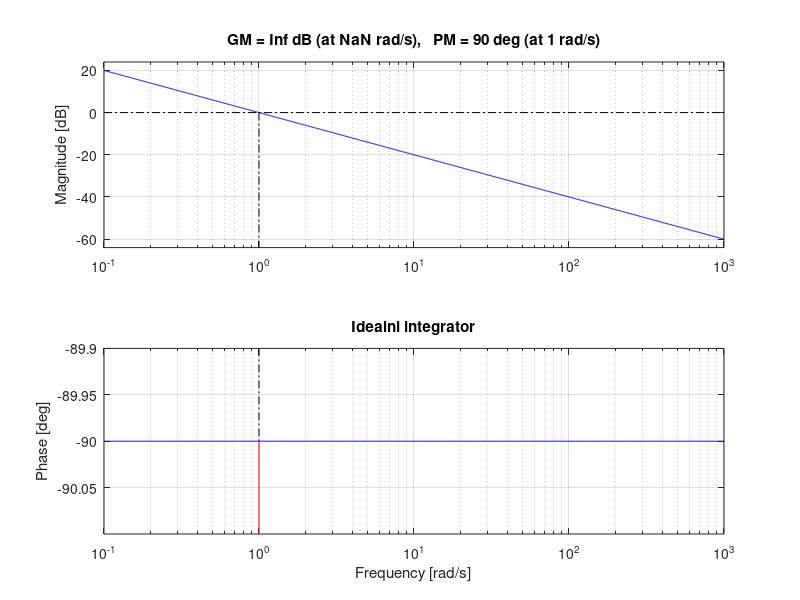
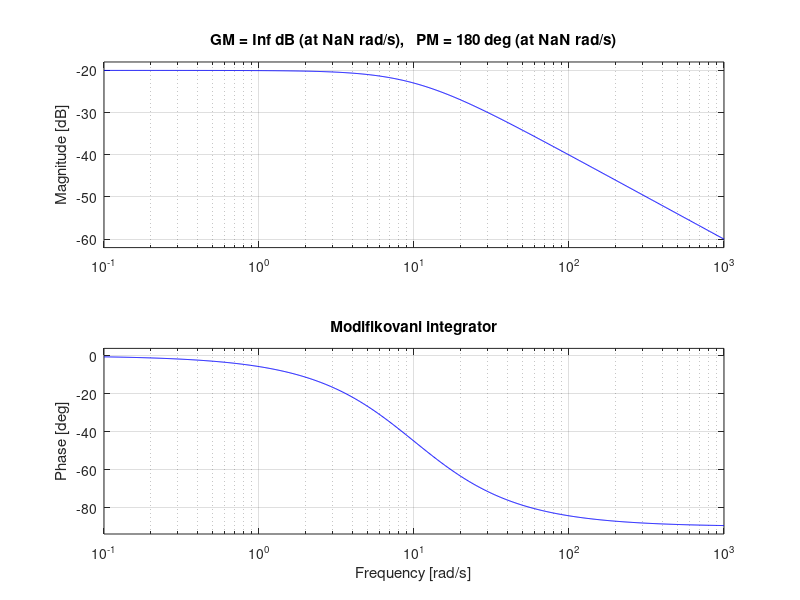

MATLAB code for these plots, in order: (Note: this script raises an error after producing the figures.)
clc;
close all;
clear variables;
%% Parametri
Fs = 2000; % Hz
f = 100; % Hz
A = 1000;
DC = 10;
epsilon = 10;
w = 2*pi*f;
%% Modifikovani integrator
s = tf('s');
G = 1/(s + epsilon);
W = 1/s;

figure;
margin(W)
title("Idealni integrator")

figure;
margin(G)
title("Modifikovani integrator")

freq_rest_at_w = freqresp(G, w);
gain_at_w = abs(freq_rest_at_w);

%% Signal
t = (0:2047) / Fs;

x = A*cos(2*pi*f * t) + 2000 * cos(2*pi*f/2 *t + pi/3);

[y_mod_integ_DC, t] = lsim(G, x + DC, t);
[y_integ_DC, t] = lsim(W, x + DC, t);
[y_integ, t] = lsim(W, x, t);


figure;
sgtitle("Idealna integracija")

subplot(211)
plot(t, x);
xlabel("t [s]")
ylabel("signal [unit]")
title("Ulaz")

subplot(212)
plot(t, y_integ);
xlabel("t [s]")
ylabel("signal [unit]")
title("Izlaz")

figure;
sgtitle("Idealna integracija sa DC ofsetom")

subplot(211)
plot(t, x);
xlabel("t [s]")
ylabel("signal [unit]")
title("Ulaz")

subplot(212)
plot(t, y_integ_DC);
xlabel("t [s]")
ylabel("signal [unit]")
title("Izlaz")

figure;
plot(t, y_integ, t, y_mod_integ_DC)
title("Integracija sa modifikacijom - poredjenje")
xlabel("t [s]")
ylabel("signal [unit]")
legend("idealno", "sa modifikacijom")

